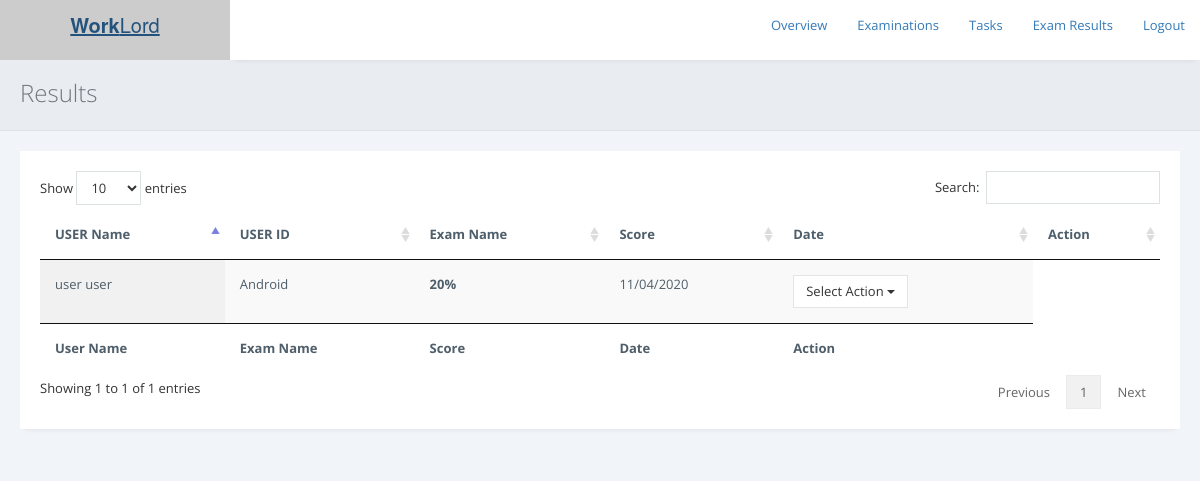
Page /exams/admin/view-results.php?eid=EX-862747 on the committed database.
### tables this page shows
CREATE TABLE `assessment_records` (
  `record_id` varchar(255) NOT NULL,
  `id_user` varchar(255) NOT NULL,
  `exam_id` varchar(255) NOT NULL,
  `score` varchar(255) NOT NULL,
  `status` varchar(255) NOT NULL,
  `date` varchar(255) NOT NULL
);

CREATE TABLE `users` (
  `id_user` int(11) NOT NULL,
  `firstname` varchar(255) NOT NULL,
  `lastname` varchar(255) NOT NULL,
  `email` varchar(255) NOT NULL,
  `address` text DEFAULT NULL,
  `city` varchar(255) DEFAULT NULL,
  `state` varchar(255) DEFAULT NULL,
  `contactno` varchar(255) DEFAULT NULL,
  `qualification` varchar(255) DEFAULT NULL,
  `stream` varchar(255) DEFAULT NULL,
  `passingyear` varchar(255) DEFAULT NULL,
  `dob` varchar(255) DEFAULT NULL,
  `age` varchar(255) DEFAULT NULL,
  `designation` varchar(255) DEFAULT NULL,
  `resume` varchar(255) DEFAULT NULL,
  `active` int(11) NOT NULL DEFAULT 1,
  `aboutme` text NOT NULL,
  `skills` text DEFAULT NULL
);

CREATE TABLE `examinations` (
  `exam_id` varchar(255) NOT NULL,
  `exam_name` varchar(255) NOT NULL,
  `duration` int(255) NOT NULL,
  `passmark` int(255) NOT NULL,
  `terms` longtext NOT NULL,
  `status` varchar(255) NOT NULL DEFAULT 'Inactive'
);

### exams/admin/view-results.php (the view, shortened to what this page needs)
<?php
include 'includes/check_reply.php';
if (isset($_GET['eid'])) {
include '../../db.php';
$exam_id = $_GET['eid'];
$sql = "SELECT * FROM assessment_records WHERE exam_id = '$exam_id'";
$result = $conn->query($sql);
if ($result->num_rows > 0) {
    while($row = $result->fetch_assoc()) {
    $exam_name = $row['exam_name'];
    }
} else {
}
}else{
header("location:./");
}
?>
<!DOCTYPE html>
<html>
<head>
<link rel="stylesheet" href="https://cdnjs.cloudflare.com/ajax/libs/twitter-bootstrap/3.3.7/css/bootstrap.min.css">
<link rel="stylesheet" href="https://cdnjs.cloudflare.com/ajax/libs/font-awesome/4.7.0/css/font-awesome.min.css">
<link rel="stylesheet" href="https://cdnjs.cloudflare.com/ajax/libs/ionicons/2.0.1/css/ionicons.min.css">
<link rel="stylesheet" href="../../css/AdminLTE.min.css">
        <link href="../assets/plugins/pace-master/themes/blue/pace-theme-flash.css" rel="stylesheet"/>
        <link href="../assets/plugins/uniform/css/uniform.default.min.css" rel="stylesheet"/>
        <link href="../assets/plugins/bootstrap/css/bootstrap.min.css" rel="stylesheet" type="text/css"/>
        <link href="../assets/plugins/fontawesome/css/font-awesome.css" rel="stylesheet" type="text/css"/>
        <link href="../assets/plugins/line-icons/simple-line-icons.css" rel="stylesheet" type="text/css"/>
        <link href="../assets/plugins/offcanvasmenueffects/css/menu_cornerbox.css" rel="stylesheet" type="text/css"/>
        <link href="../assets/plugins/waves/waves.min.css" rel="stylesheet" type="text/css"/>
        <link href="../assets/plugins/switchery/switchery.min.css" rel="stylesheet" type="text/css"/>
        <link href="../assets/plugins/3d-bold-navigation/css/style.css" rel="stylesheet" type="text/css"/>
        <link href="../assets/plugins/slidepushmenus/css/component.css" rel="stylesheet" type="text/css"/>
        <link href="../assets/plugins/datatables/css/jquery.datatables.min.css" rel="stylesheet" type="text/css"/>
        <link href="../assets/plugins/datatables/css/jquery.datatables_themeroller.css" rel="stylesheet" type="text/css"/>
        <link href="../assets/plugins/x-editable/bootstrap3-editable/css/bootstrap-editable.css" rel="stylesheet" type="text/css">
        <link href="../assets/plugins/bootstrap-datepicker/css/datepicker3.css" rel="stylesheet" type="text/css"/>
		<link href="../assets/plugins/select2/css/select2.min.css" rel="stylesheet" type="text/css"/>
        <link href="../assets/css/modern.min.css" rel="stylesheet" type="text/css"/>
        <link href="../assets/css/themes/green.css" class="theme-color" rel="stylesheet" type="text/css"/>
        <link href="../assets/css/custom.css" rel="stylesheet" type="text/css"/>
        <link href="../assets/css/snack.css" rel="stylesheet" type="text/css"/>
        <link href="../assets/plugins/summernote-master/summernote.css" rel="stylesheet" type="text/css"/>
        <link href="../assets/plugins/bootstrap-datepicker/css/datepicker3.css" rel="stylesheet" type="text/css"/>
        <link href="../assets/plugins/bootstrap-colorpicker/css/colorpicker.css" rel="stylesheet" type="text/css"/>
        <link href="../assets/plugins/bootstrap-tagsinput/bootstrap-tagsinput.css" rel="stylesheet" type="text/css"/>
        <link href="../assets/plugins/bootstrap-timepicker/css/bootstrap-timepicker.min.css" rel="stylesheet" type="text/css"/>
    </head>
    <body <?php if ($ms == "1") { print 'onload="myFunction()"'; } ?> >
        <main class="content-wrap">
  <header class="main-header">
    <a href="../../index.php" class="logo logo-bg">
      <span class="logo-lg"><b>Work</b>Lord</span>
    </a>
    <nav class="navbar navbar-static-top">
      <div class="navbar-custom-menu">
        <ul class="nav navbar-nav">
		<li><a href="./">Overview</a></li>
		<li><a href="examinations.php">Examinations</a></li>
		<li><a href="tasks.php">Tasks</a></li>
		<li><a href="results.php">Exam Results</a></li>
		<li><a href="../../logout.php">Logout</a></li>
        </ul>
      </div>
    </nav>
  </header>
            <div class="page-inner">
                <div class="page-title">
                    <h3><?php echo "$exam_name" ?> Results</h3>
                </div>
                <div id="main-wrapper">
                    <div class="row">
                        <div class="col-md-12">
						<div class="row">
                            <div class="col-md-12">
                                <div class="panel panel-white">
                                    <div class="panel-body">
                                                        <div class="table-responsive">
										   <?php
										   include '../../db.php';
										   $sql = "SELECT * FROM assessment_records,users,examinations WHERE assessment_records.exam_id = '$exam_id' && examinations.exam_id = '$exam_id' && users.id_user=assessment_records.id_user";
                                           $result = $conn->query($sql);
                                           if ($result->num_rows > 0) {
										print '
										<table id="example" class="display table" style="width: 100%; cellspacing: 0;">
                                        <thead>
                                            <tr>
                                                <th>USER Name</th>
												<th>USER ID</th>
												<th>Exam Name</th>
                                                <th>Score</th>
												<th>Date</th>
                                                <th>Action</th>
                                            </tr>
                                        </thead>
                                        <tfoot>
                                            <tr>
                                                <th>User Name</th>
												<th>Exam Name</th>
                                                <th>Score</th>
												<th>Date</th>
                                                <th>Action</th>
                                            </tr>
                                        </tfoot>
                                        <tbody>';
                                           while($row = $result->fetch_assoc()) {
                                          print '
										       <tr>
                                                <td>'.$row['firstname'].' '.$row['lastname'].'</td>
                                                <td>'.$row['exam_name'].'</td>
                                                <td><b>'.$row['score'].'%</b></td>
												<td>'.$row['date'].'</td>
												<td><div class="btn-group" role="group">
                                                <button type="button" class="btn btn-default dropdown-toggle" data-toggle="dropdown" aria-expanded="false">
                                                    Select Action
                                                    <span class="caret"></span>
                                                </button>
                                                <ul class="dropdown-menu" role="menu">
													<li><a'; ?> onclick = "return confirm('Reactivate exam for <?php echo $row['firstname'].' '.$row['lastname']; ?> ?')" <?php print ' href="pages/re-activate.php?rid='.$row['record_id'].'&eid='.$exam_id.'">Re-activate</a></li>
                                                </ul>
                                            </div></td>
                                            </tr>';
                                           }
										   print '
									   </tbody>
                                       </table>  ';
                                            } else {
											print '
												<div class="alert alert-info" role="alert">
                                        Nothing was found in database.
                                    </div>';
                                           }
										   ?>
                                    </div>
                                    </div>
                                </div>
                            </div>
                        </div>
                        </div>
                    </div>
                </div>
            </div>
        </main>
    </body>
</html>

### rows in the picture
assessment_records: id_user.firstname "user", id_user.lastname "user", exam.exam_name "Android", score "20", date "11/04/2020"
